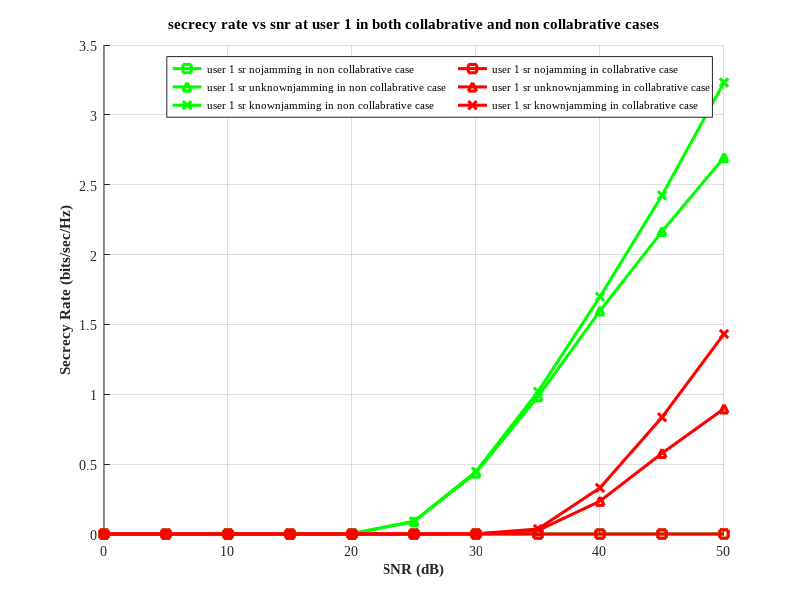

The MATLAB source for this figure:
clc
clear all
close all

snr_dB = 0:5:50;    % Total power in dB
c = 2.2;            % Pathloss component
No = 1;             % Noise power
iterations = 400;    % Number of iterations for Monte Carlo simulation
N = 30;            % Number of channel realizations

% Distances
d_sr = 50;      % Distance from Source to RIS
d_ru1 = 10;          % Distance from RIS to Destination
d_ru2 = 20;    % Distance from Source to E1
d_su1=7;
d_su2=15;
d_se1 = 10;      % Distance from RIS to E1
d_se2 = 25;          % Distance from Jammer to E1
d_se3 = 15;      % Distance from Jammer to Destination
d_ju1=50;      % Distance from Source to Destination
d_ju2=60;
d_je1=2;
d_je2=11;
d_je3=12;
a2_values = 0.76; 
a1_values = 0.24;

for a_index = 1:length(a1_values)
    a1 = a1_values(a_index);
    a2 = a2_values(a_index);
    cap_nj1 = zeros(iterations, length(snr_dB));
    cap_nj2 = zeros(iterations, length(snr_dB));

    cap_uj1 = zeros(iterations, length(snr_dB));
    cap_uj2 = zeros(iterations, length(snr_dB));

    cap_kj1 = zeros(iterations, length(snr_dB));
    cap_kj2 = zeros(iterations, length(snr_dB));

    for jj = 1:iterations
         disp(['Iteration: ', num2str(jj)]);

         for ii = 1:length(snr_dB)
             Ps = 10^(snr_dB(ii) / 10);  % Power conversion from dB to linear scale
             Pt = 0.95 * Ps;              % Power for users
             Pj = 0.05* Ps;              % Power for jamming

             %channel coefficients
             hsr = sqrt(d_sr^(-c)) * (randn(N, 1) + 1i * randn(N, 1));
             hru1 = sqrt(d_ru1^(-c)) * (randn(N, 1) + 1i * randn(N, 1));
             hru2 = sqrt(d_ru2^(-c)) * (randn(N, 1) + 1i * randn(N, 1));
             hsu1 = sqrt(d_su1^(-c)) * (randn(N, 1) + 1i * randn(N, 1));
             hsu2 = sqrt(d_su2^(-c)) * (randn(N, 1) + 1i * randn(N, 1));
             hse1 = sqrt(d_se1^(-c)) * (randn(N, 1) + 1i * randn(N, 1));
             hse2 = sqrt(d_se2^(-c)) * (randn(N, 1) + 1i * randn(N, 1));
             hse3 = sqrt(d_se3^(-c)) * (randn(N, 1) + 1i * randn(N, 1));         
             hju1 = sqrt(d_ju1^(-c)) * (randn(N, 1) + 1i * randn(N, 1));         
             hju2 = sqrt(d_ju2^(-c)) * (randn(N, 1) + 1i * randn(N, 1));
             hje1 = sqrt(d_je1^(-c)) * (randn(N, 1) + 1i * randn(N, 1));
             hje2 = sqrt(d_je2^(-c)) * (randn(N, 1) + 1i * randn(N, 1));
             hje3 = sqrt(d_je3^(-c)) * (randn(N, 1) + 1i * randn(N, 1));

             %phase shift due to RIS           
             Phi1 = exp(-1i * angle(hsr .* hru1));
             Phi2 = exp(-1i * angle(hsr .* hru2));

             %snr of users
             snr1_nj = ((abs(hsr .* hru1 .* Phi1).^2 * (a1 * Pt))+(abs(hru1).^2 * (a1 * Pt)))./No
             snr2_nj = ((abs(hsr .* hru2 .* Phi2).^2 * (a2 * Pt))+(abs(hru2).^2 * (a2 * Pt)))./ (No +((abs(hsr .* hru1 .* Phi1).^2 * (a1 * Pt))+(abs(hru1).^2 * (a1 * Pt)))) 
             
             snr1_uj=((abs(hsr .* hru1 .* Phi1).^2 * (a1 * Pt))+(abs(hru1).^2 * (a1 * Pt)))./(No+(abs(hju1).^2 * Pj))
             snr2_uj=((abs(hsr .* hru2 .* Phi2).^2 * (a2 * Pt))+(abs(hru2).^2 * (a2 * Pt)))./(No+(abs(hju2).^2 * Pj)+((abs(hsr .* hru1 .* Phi1).^2 * (a1 * Pt))+(abs(hru1).^2 * (a1 * Pt))))

             snr1_kj=((abs(hsr .* hru1 .* Phi1).^2 * (a1 * Pt))+(abs(hru1).^2 * (a1 * Pt)))./(No)
             snr2_kj=((abs(hsr .* hru2 .* Phi2).^2 * (a2 * Pt))+(abs(hru2).^2 * (a2 * Pt)))./(No+((abs(hsr .* hru1 .* Phi1).^2 * (a1 * Pt))+(abs(hru1).^2 * (a1 * Pt))))
             %snr of eavesdroppers   
             snre_nj = (abs(hse1).^2 * (a2 * Pt))./No;
             
             snre_uj=(abs(hse1).^2 * (a2 * Pt))./(No+(abs(hje1).^2 * Pj));

             snre_kj=(abs(hse1).^2 * (a2 * Pt))./(No+abs(hje1).^2*Pj);
             %secrecy rate calculations

             sr_nj1 = max(0.5 * (log2(1 + mean(snr1_nj)) - log2(1 + mean(snre_nj))), 0)
             sr_nj2 = max(0.5 * (log2(1 + mean(snr2_nj)) - log2(1 + mean(snre_nj))), 0)

             sr_uj1 = max(0.5 * (log2(1 + mean(snr1_uj)) - log2(1 + mean(snre_uj))), 0)
             sr_uj2 = max(0.5 * (log2(1 + mean(snr2_uj)) - log2(1 + mean(snre_uj))), 0)

             sr_kj1 = max(0.5 * (log2(1 + mean(snr1_kj)) - log2(1 + mean(snre_kj))), 0)
             sr_kj2 = max(0.5 * (log2(1 + mean(snr2_kj)) - log2(1 + mean(snre_kj))), 0)

             cap_nj1(jj, ii) = sr_nj1;
             cap_nj2(jj, ii) = sr_nj2;

             cap_uj1(jj, ii) = sr_uj1;
             cap_uj2(jj, ii) = sr_uj2;
             
             cap_kj1(jj, ii) = sr_kj1;
             cap_kj2(jj, ii) = sr_kj2;


             asnr1_nj = ((abs(hsr .* hru1 .* Phi1).^2 * (a1 * Pt))+(abs(hru1).^2 * (a1 * Pt)))./No
             asnr2_nj = ((abs(hsr .* hru2 .* Phi2).^2 * (a2 * Pt))+(abs(hru2).^2 * (a2 * Pt)))./ (No +((abs(hsr .* hru1 .* Phi1).^2 * (a1 * Pt))+(abs(hru1).^2 * (a1 * Pt)))) 
             
             asnr1_uj=((abs(hsr .* hru1 .* Phi1).^2 * (a1 * Pt))+(abs(hru1).^2 * (a1 * Pt)))./(No+(abs(hju1).^2 * Pj))
             asnr2_uj=((abs(hsr .* hru2 .* Phi2).^2 * (a2 * Pt))+(abs(hru2).^2 * (a2 * Pt)))./(No+(abs(hju2).^2 * Pj)+((abs(hsr .* hru1 .* Phi1).^2 * (a1 * Pt))+(abs(hru1).^2 * (a1 * Pt))))

             asnr1_kj=((abs(hsr .* hru1 .* Phi1).^2 * (a1 * Pt))+(abs(hru1).^2 * (a1 * Pt)))./(No)
             asnr2_kj=((abs(hsr .* hru2 .* Phi2).^2 * (a2 * Pt))+(abs(hru2).^2 * (a2 * Pt)))./(No+((abs(hsr .* hru1 .* Phi1).^2 * (a1 * Pt))+(abs(hru1).^2 * (a1 * Pt))))
             %snr of eavesdroppers   
             asnre_nj =[(abs(hse1).^2 * (a2 * Pt))./No]+[(abs(hse2).^2 * (a2 * Pt))./No]+[(abs(hse3).^2 * (a2 * Pt))./No];
             
             asnre_uj=[(abs(hse1).^2 * (a2 * Pt))./(No+(abs(hje1).^2 * Pj))]+[(abs(hse3).^2 * (a2 * Pt))./(No+(abs(hje3).^2 * Pj))]+[(abs(hse2).^2 * (a2 * Pt))./(No+(abs(hje2).^2 * Pj))];

             asnre_kj=[(abs(hse1).^2 * (a2 * Pt))./(No+abs(hje1).^2*Pj)]+[(abs(hse2).^2 * (a2 * Pt))./(No+abs(hje2).^2*Pj)]+[(abs(hse3).^2 * (a2 * Pt))./(No+abs(hje3).^2*Pj)];
             %secrecy rate calculations

             asr_nj1 = max(0.5 * (log2(1 + mean(asnr1_nj)) - log2(1 + mean(asnre_nj))), 0)
             asr_nj2 = max(0.5 * (log2(1 + mean(asnr2_nj)) - log2(1 + mean(asnre_nj))), 0)

             asr_uj1 = max(0.5 * (log2(1 + mean(asnr1_uj)) - log2(1 + mean(asnre_uj))), 0)
             asr_uj2 = max(0.5 * (log2(1 + mean(asnr2_uj)) - log2(1 + mean(asnre_uj))), 0)

             asr_kj1 = max(0.5 * (log2(1 + mean(asnr1_kj)) - log2(1 + mean(asnre_kj))), 0)
             asr_kj2 = max(0.5 * (log2(1 + mean(asnr2_kj)) - log2(1 + mean(asnre_kj))), 0)

             acap_nj1(jj, ii) = asr_nj1;
             acap_nj2(jj, ii) = asr_nj2;

             acap_uj1(jj, ii) = asr_uj1;
             acap_uj2(jj, ii) = asr_uj2;
             
             acap_kj1(jj, ii) = asr_kj1;
             acap_kj2(jj, ii) = asr_kj2;

        end
    end

    % Averaging over iterations
    C_RIS1_nojam1(a_index, :) = mean(cap_nj1, 1);
    C_RIS1_nojam2(a_index, :) = mean(cap_nj2, 1);

    C_RIS1_unknownjam1(a_index, :) = mean(cap_uj1, 1);
    C_RIS1_unknownjam2(a_index, :) = mean(cap_uj2, 1);

    C_RIS1_knownjam1(a_index, :) = mean(cap_kj1, 1);
    C_RIS1_knownjam2(a_index, :) = mean(cap_kj2, 1);

    aC_RIS1_nojam1(a_index, :) = mean(acap_nj1, 1);
    aC_RIS1_nojam2(a_index, :) = mean(acap_nj2, 1);

    aC_RIS1_unknownjam1(a_index, :) = mean(acap_uj1, 1);
    aC_RIS1_unknownjam2(a_index, :) = mean(acap_uj2, 1);

    aC_RIS1_knownjam1(a_index, :) = mean(acap_kj1, 1);
    aC_RIS1_knownjam2(a_index, :) = mean(acap_kj2, 1);
end


% Plotting the results
set(0, 'DefaultTextFontName', 'Times New Roman');
set(0, 'DefaultAxesFontName', 'Times New Roman');

fig = figure;
hold on;
grid on

% Colors for each power allocation scheme
colors = ['g', 'r', 'b', 'm', 'k', 'c'];

plot(snr_dB, C_RIS1_nojam1, '-ms', 'DisplayName', 'user 1 sr nojamming in non collabrative case', 'LineWidth', 2.2, 'Color', 'g');
plot(snr_dB, C_RIS1_unknownjam1, '-m^', 'DisplayName', 'user 1 sr unknownjamming in non collabrative case', 'LineWidth', 2.2, 'Color', 'g');
plot(snr_dB, C_RIS1_knownjam1, '-mx', 'DisplayName', 'user 1 sr knownjamming in non collabrative case', 'LineWidth', 2.2, 'Color', 'g');


plot(snr_dB, aC_RIS1_nojam1, '-ms', 'DisplayName', 'user 1 sr nojamming in collabrative case', 'LineWidth', 2.2, 'Color', 'r');
plot(snr_dB, aC_RIS1_unknownjam1, '-m^', 'DisplayName', 'user 1 sr unknownjamming in collabrative case', 'LineWidth', 2.2, 'Color', 'r');
plot(snr_dB, aC_RIS1_knownjam1, '-mx', 'DisplayName', 'user 1 sr knownjamming in collabrative case', 'LineWidth', 2.2, 'Color', 'r');

xlabel('SNR (dB)', 'FontWeight', 'bold');
ylabel('Secrecy Rate (bits/sec/Hz)', 'FontWeight', 'bold');
title('secrecy rate vs snr at user 1 in both collabrative and non collabrative cases')
grid on;
legend('Location', 'best', 'NumColumns', 2, 'FontSize', 8);

% Save the plot
exportgraphics(fig, 'myplot.jpeg', 'Resolution', 800);
